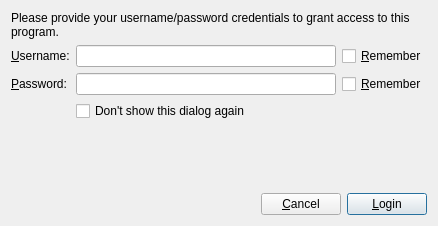
<?xml version="1.0" encoding="UTF-8"?>
<ui version="4.0">
 <class>DialogUserLogin</class>
 <widget class="QDialog" name="DialogUserLogin">
  <property name="geometry">
   <rect>
    <x>0</x>
    <y>0</y>
    <width>438</width>
    <height>226</height>
   </rect>
  </property>
  <property name="windowTitle">
   <string>Login</string>
  </property>
  <property name="windowIcon">
   <iconset resource="resources.qrc">
    <normaloff>:/images/images/preferences-desktop-cryptography.png</normaloff>:/images/images/preferences-desktop-cryptography.png</iconset>
  </property>
  <layout class="QVBoxLayout" name="verticalLayout">
   <item>
    <widget class="QLabel" name="label_3">
     <property name="toolTip">
      <string>&lt;html&gt;&lt;head/&gt;&lt;body&gt;&lt;p&gt;In the case that you don't have an account, please contact your administrator or define a user using data administration tool provided within this package.&lt;/p&gt;&lt;/body&gt;&lt;/html&gt;</string>
     </property>
     <property name="whatsThis">
      <string>&lt;html&gt;&lt;head/&gt;&lt;body&gt;&lt;p&gt;In the case that you don't have an account, please contact your administrator or define a user using data administration tool provided within this package.&lt;/p&gt;&lt;/body&gt;&lt;/html&gt;</string>
     </property>
     <property name="text">
      <string>&lt;html&gt;&lt;head/&gt;&lt;body&gt;&lt;p&gt;Please provide your username/password credentials to grant access to this program.&lt;/p&gt;&lt;/body&gt;&lt;/html&gt;</string>
     </property>
     <property name="wordWrap">
      <bool>true</bool>
     </property>
    </widget>
   </item>
   <item>
    <layout class="QFormLayout" name="formLayout">
     <item row="0" column="0">
      <widget class="QLabel" name="labelUsername">
       <property name="text">
        <string>&amp;Username:</string>
       </property>
       <property name="buddy">
        <cstring>lineEditUsername</cstring>
       </property>
      </widget>
     </item>
     <item row="0" column="1">
      <layout class="QHBoxLayout" name="horizontalLayout_2">
       <item>
        <widget class="QLineEdit" name="lineEditUsername"/>
       </item>
       <item>
        <widget class="QCheckBox" name="checkBoxRememberUsername">
         <property name="text">
          <string>&amp;Remember</string>
         </property>
        </widget>
       </item>
      </layout>
     </item>
     <item row="1" column="0">
      <widget class="QLabel" name="labelPassword">
       <property name="text">
        <string>&amp;Password:</string>
       </property>
       <property name="buddy">
        <cstring>lineEditPassword</cstring>
       </property>
      </widget>
     </item>
     <item row="1" column="1">
      <layout class="QHBoxLayout" name="horizontalLayout_3">
       <item>
        <widget class="QLineEdit" name="lineEditPassword">
         <property name="echoMode">
          <enum>QLineEdit::Password</enum>
         </property>
        </widget>
       </item>
       <item>
        <widget class="QCheckBox" name="checkBoxRememberPassword">
         <property name="text">
          <string>&amp;Remember</string>
         </property>
        </widget>
       </item>
      </layout>
     </item>
     <item row="2" column="0">
      <spacer name="horizontalSpacer_2">
       <property name="orientation">
        <enum>Qt::Horizontal</enum>
       </property>
       <property name="sizeHint" stdset="0">
        <size>
         <width>40</width>
         <height>20</height>
        </size>
       </property>
      </spacer>
     </item>
     <item row="2" column="1">
      <widget class="QCheckBox" name="checkBoxDontShow">
       <property name="text">
        <string>Don't show this dialog again</string>
       </property>
      </widget>
     </item>
     <item row="3" column="1">
      <widget class="QLabel" name="labelStatus">
       <property name="text">
        <string/>
       </property>
       <property name="wordWrap">
        <bool>true</bool>
       </property>
      </widget>
     </item>
     <item row="3" column="0">
      <spacer name="horizontalSpacer_3">
       <property name="orientation">
        <enum>Qt::Horizontal</enum>
       </property>
       <property name="sizeHint" stdset="0">
        <size>
         <width>40</width>
         <height>20</height>
        </size>
       </property>
      </spacer>
     </item>
    </layout>
   </item>
   <item>
    <spacer name="verticalSpacer">
     <property name="orientation">
      <enum>Qt::Vertical</enum>
     </property>
     <property name="sizeHint" stdset="0">
      <size>
       <width>20</width>
       <height>40</height>
      </size>
     </property>
    </spacer>
   </item>
   <item>
    <layout class="QHBoxLayout" name="horizontalLayout">
     <item>
      <spacer name="horizontalSpacer">
       <property name="orientation">
        <enum>Qt::Horizontal</enum>
       </property>
       <property name="sizeHint" stdset="0">
        <size>
         <width>40</width>
         <height>20</height>
        </size>
       </property>
      </spacer>
     </item>
     <item>
      <widget class="QPushButton" name="pushButtonCancel">
       <property name="text">
        <string>&amp;Cancel</string>
       </property>
       <property name="autoDefault">
        <bool>false</bool>
       </property>
      </widget>
     </item>
     <item>
      <widget class="QPushButton" name="pushButtonLogin">
       <property name="text">
        <string>&amp;Login</string>
       </property>
       <property name="icon">
        <iconset resource="resources.qrc">
         <normaloff>:/images/images/system-lock-screen.png</normaloff>:/images/images/system-lock-screen.png</iconset>
       </property>
       <property name="default">
        <bool>true</bool>
       </property>
      </widget>
     </item>
    </layout>
   </item>
  </layout>
 </widget>
 <resources>
  <include location="resources.qrc"/>
 </resources>
 <connections>
  <connection>
   <sender>checkBoxDontShow</sender>
   <signal>toggled(bool)</signal>
   <receiver>checkBoxRememberPassword</receiver>
   <slot>setChecked(bool)</slot>
   <hints>
    <hint type="sourcelabel">
     <x>244</x>
     <y>117</y>
    </hint>
    <hint type="destinationlabel">
     <x>389</x>
     <y>90</y>
    </hint>
   </hints>
  </connection>
  <connection>
   <sender>checkBoxDontShow</sender>
   <signal>toggled(bool)</signal>
   <receiver>checkBoxRememberUsername</receiver>
   <slot>setChecked(bool)</slot>
   <hints>
    <hint type="sourcelabel">
     <x>245</x>
     <y>117</y>
    </hint>
    <hint type="destinationlabel">
     <x>389</x>
     <y>59</y>
    </hint>
   </hints>
  </connection>
  <connection>
   <sender>pushButtonCancel</sender>
   <signal>clicked()</signal>
   <receiver>DialogUserLogin</receiver>
   <slot>reject()</slot>
   <hints>
    <hint type="sourcelabel">
     <x>263</x>
     <y>161</y>
    </hint>
    <hint type="destinationlabel">
     <x>184</x>
     <y>156</y>
    </hint>
   </hints>
  </connection>
 </connections>
</ui>
